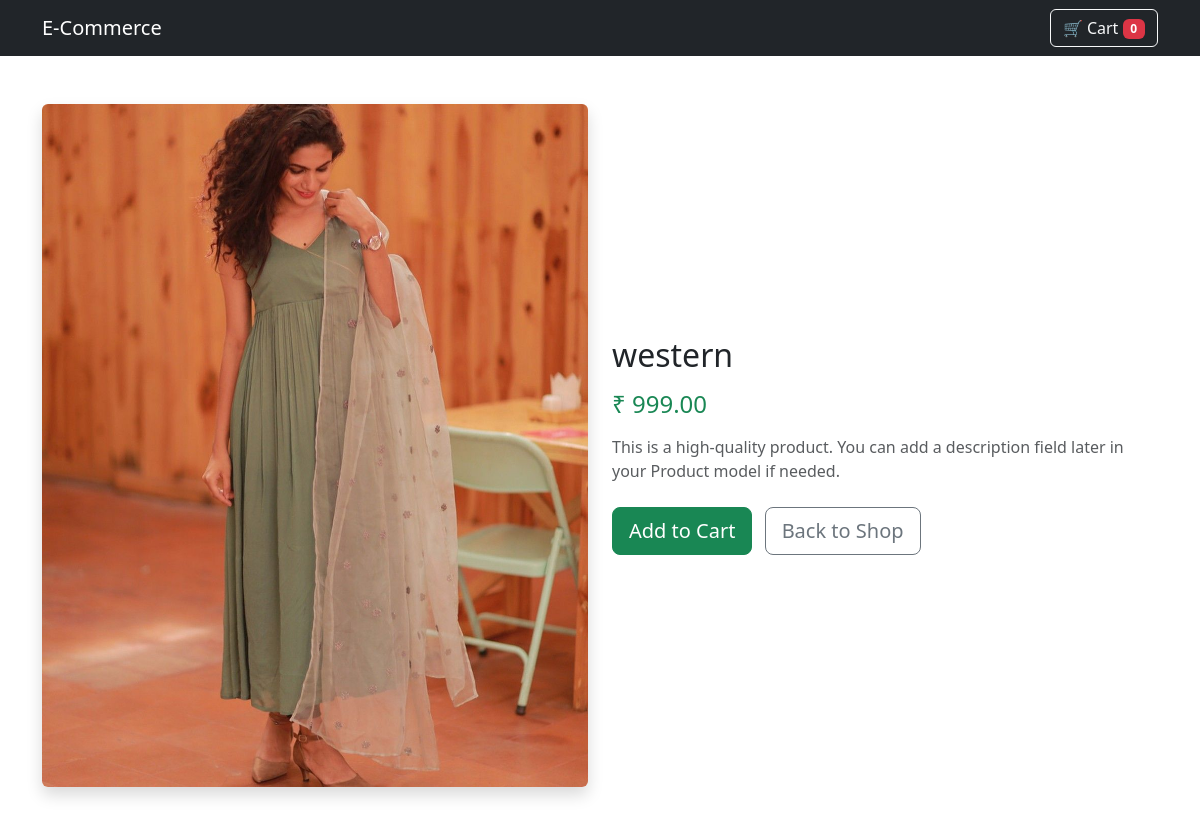
Page /product/3/ on the committed database.
### Backend/models.py (models this page shows, shortened)
class Product(models.Model):
    name=models.CharField(max_length=100)
    price=models.DecimalField(max_digits=8,decimal_places=2)
    image=models.ImageField(upload_to='products/')

### Frontend/views.py (the view)
# urls.py: path('product/<int:product_id>/', views.product_detail, name='product_detail'),
def product_detail(request, product_id):
    product = get_object_or_404(Product, id=product_id)
    return render(request, 'product_detail.html', {'product': product})

### Frontend/templates/product_detail.html (shortened to what this page needs)
{% extends 'base.html' %}
{% block content %}
<div class="row align-items-center">
  <div class="col-md-6 text-center">
    <img src="{{ product.image.url }}" class="img-fluid rounded shadow" alt="{{ product.name }}">
  </div>
  <div class="col-md-6">
    <h2 class="mb-3">{{ product.name }}</h2>
    <h4 class="text-success mb-3">₹ {{ product.price }}</h4>
    <p class="text-muted">
      This is a high-quality product. You can add a description field later
      in your Product model if needed.
    </p>
    <div class="mt-4">
      <a href="{% url 'add_to_cart' product.id %}" class="btn btn-success btn-lg me-2">
        Add to Cart
      </a>
      <a href="{% url 'home' %}" class="btn btn-outline-secondary btn-lg">
        Back to Shop
      </a>
    </div>
  </div>
</div>
{% endblock %}

### rows in the picture
Product: image (picture), name "western", price "999.00"

### other values in the picture
{{ request.session.cart|length|default:0 }} "0"
